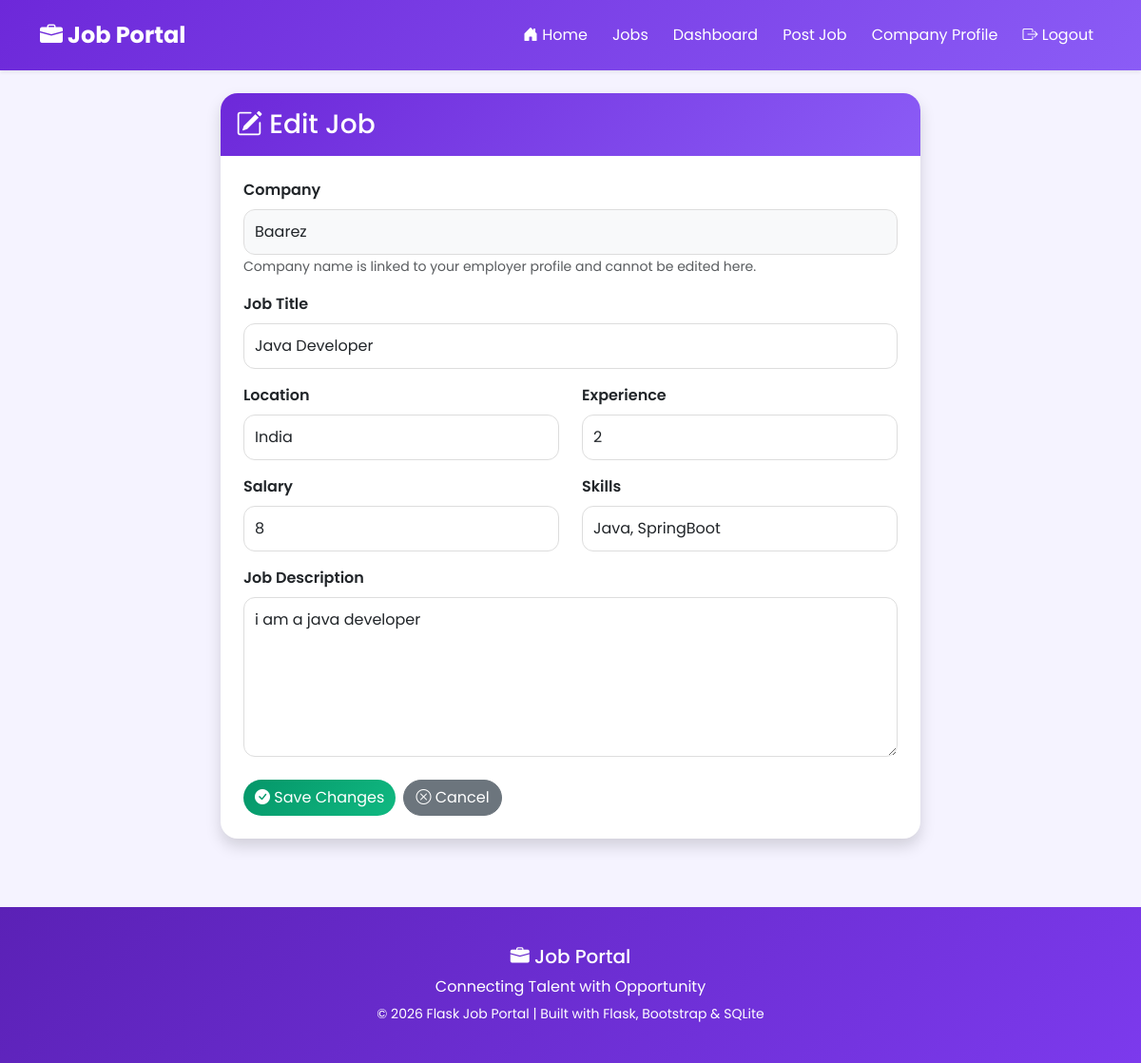
The page /edit_job/4 (signed in) on the database its author committed.
### tables this page shows
CREATE TABLE jobs
    (
        id INTEGER PRIMARY KEY AUTOINCREMENT,

        employer_id INTEGER NOT NULL,

        company_name TEXT NOT NULL,

        job_title TEXT NOT NULL,

        location TEXT NOT NULL,

        experience TEXT NOT NULL,

        salary TEXT NOT NULL,

        skills TEXT NOT NULL,

        description TEXT NOT NULL,

        posted_date TEXT NOT NULL,

        FOREIGN KEY (employer_id)
        REFERENCES users(id)
    );

### app.py (the view, shortened to what this page needs)
@app.route("/edit_job/<int:job_id>", methods=["GET", "POST"])
@login_required(role="Employer")
def edit_job(job_id):
    job = get_job_by_id(job_id)
    if not job:
        flash("Job not found.", "danger")
        return redirect(url_for("employer_dashboard"))
    if job["employer_id"] != session["user_id"]:
        flash("You are not authorized to edit this job.", "danger")
        return redirect(url_for("employer_dashboard"))
    return render_template(
        "edit_job.html",
        job=job
    )

### app.py (called while the page is built)
def login_required(role=None):
    def decorator(view_function):
        @wraps(view_function)
        def wrapper(*args, **kwargs):
            if "user_id" not in session:
                flash("Please login to continue.", "warning")
                return redirect(url_for("login"))
            if role and session.get("role") != role:
                flash("You are not authorized to access this page.", "danger")
                return redirect(url_for("home"))
            return view_function(*args, **kwargs)
        return wrapper
    return decorator

### database.py (called while the page is built)
def get_connection():
    conn = sqlite3.connect(DATABASE_NAME)
    conn.row_factory = sqlite3.Row
    return conn

def get_job_by_id(job_id):
    conn = get_connection()
    job = conn.execute("""
    SELECT *
    FROM jobs
    WHERE id = ?
    """,
    (job_id,)
    ).fetchone()
    conn.close()
    return job

### templates/edit_job.html (shortened to what this page needs)
{% extends "base.html" %}
{% block content %}
<div class="row justify-content-center">
    <div class="col-lg-8">
        <div class="card shadow border-0">
            <div class="card-header bg-primary text-white py-3">
                <h3 class="mb-0">
                    <i class="bi bi-pencil-square"></i>
                    Edit Job
                </h3>
            </div>
            <div class="card-body p-4">
                <form method="POST">
                    <div class="mb-3">
                        <label class="form-label fw-semibold">
                            Company
                        </label>
                        <input
                            type="text"
                            class="form-control bg-light"
                            value="{{ job['company_name'] }}"
                            readonly>
                        <small class="text-muted">
                            Company name is linked to your employer profile and cannot be edited here.
                        </small>
                    </div>
                    <div class="mb-3">
                        <label class="form-label fw-semibold">
                            Job Title
                        </label>
                        <input
                            type="text"
                            name="job_title"
                            class="form-control"
                            placeholder="Enter job title"
                            value="{{ job['job_title'] }}"
                            required>
                    </div>
                    <div class="row">
                        <div class="col-md-6">
                            <div class="mb-3">
                                <label class="form-label fw-semibold">
                                    Location
                                </label>
                                <input
                                    type="text"
                                    name="location"
                                    class="form-control"
                                    placeholder="e.g. Chennai"
                                    value="{{ job['location'] }}"
                                    required>
                            </div>
                        </div>
                        <div class="col-md-6">
                            <div class="mb-3">
                                <label class="form-label fw-semibold">
                                    Experience
                                </label>
                                <input
                                    type="text"
                                    name="experience"
                                    class="form-control"
                                    placeholder="e.g. 2 Years"
                                    value="{{ job['experience'] }}"
                                    required>
                            </div>
                        </div>
                    </div>
                    <div class="row">
                        <div class="col-md-6">
                            <div class="mb-3">
                                <label class="form-label fw-semibold">
                                    Salary
                                </label>
                                <input
                                    type="text"
                                    name="salary"
                                    class="form-control"
                                    placeholder="e.g. ₹8 LPA"
                                    value="{{ job['salary'] }}"
                                    required>
                            </div>
                        </div>
                        <div class="col-md-6">
                            <div class="mb-3">
                                <label class="form-label fw-semibold">
                                    Skills
                                </label>
                                <input
                                    type="text"
                                    name="skills"
                                    class="form-control"
                                    placeholder="Python, Flask, SQL"
                                    value="{{ job['skills'] }}"
                                    required>
                            </div>
                        </div>
                    </div>
                    <div class="mb-4">
                        <label class="form-label fw-semibold">
                            Job Description
                        </label>
                        <textarea
                            name="description"
                            rows="6"
                            class="form-control"
                            placeholder="Describe the job responsibilities, requirements and expectations..."
                            required>{{ job["description"] }}</textarea>
                    </div>
                    <div class="d-flex gap-2">
                        <button
                            type="submit"
                            class="btn btn-success">
                            <i class="bi bi-check-circle-fill"></i>
                            Save Changes
                        </button>
                        <a
                            href="{{ url_for('employer_dashboard') }}"
                            class="btn btn-secondary">
                            <i class="bi bi-x-circle"></i>
                            Cancel
                        </a>
                    </div>
                </form>
            </div>
        </div>
    </div>
</div>
{% endblock %}

### static/css/style.css (style rules this page uses)
body { font-family:'Poppins',sans-serif; background:#f5f3ff; color:#333; }
a { text-decoration:none; }
.card { border:none; border-radius:18px; overflow:hidden; box-shadow:0 10px 30px rgba(0,0,0,.08); transition:.35s; }
.card-header { background:linear-gradient( 135deg, #6D28D9, #8B5CF6 ); color:white; border:none; }
.btn-success { background:linear-gradient( 135deg, #059669, #10B981 ); border:none; border-radius:30px; }
.btn-secondary { border-radius:30px; }
.form-control, .form-select { border-radius:12px; padding:11px; border:1px solid #ddd; transition:.3s; }

### rows shown on the page
jobs: company_name "Baarez", job_title "Java Developer", location "India", experience "2", salary "8", skills "Java, SpringBoot", description "i am a java developer"
